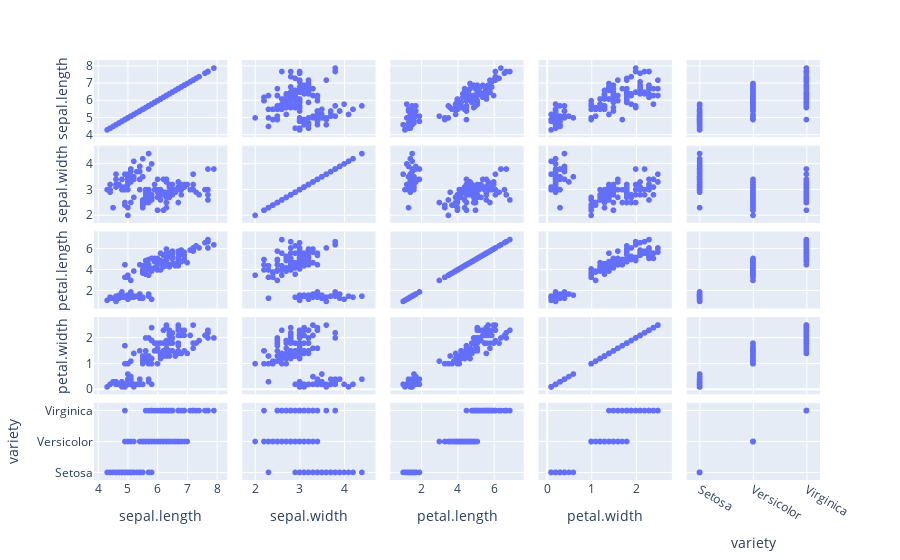

Notebook source saved alongside this figure:
### Code cell
fig = px.scatter_matrix(df_iris, height = 800)
fig.show()

### Figure 1 — Plotly figure (JSON) as saved in the notebook; plotly's stock layout.template omitted (floating-point values rounded to 4 significant figures; data arrays with more than 128 entries replaced by an {"elided": "..."} marker saying what was removed)
{"data": [{"dimensions": [{"axis": {"matches": true}, "label": "sepal.length", "values": {"elided": "150 float values"}}, {"axis": {"matches": true}, "label": "sepal.width", "values": {"elided": "150 float values"}}, {"axis": {"matches": true}, "label": "petal.length", "values": {"elided": "150 float values"}}, {"axis": {"matches": true}, "label": "petal.width", "values": {"elided": "150 float values"}}, {"axis": {"matches": true}, "label": "variety", "values": {"elided": "150 str values"}}], "hovertemplate": "%{xaxis.title.text}=%{x}<br>%{yaxis.title.text}=%{y}<extra></extra>", "legendgroup": "", "marker": {"color": "#636efa", "symbol": "circle"}, "name": "", "showlegend": false, "type": "splom"}], "layout": {"autosize": true, "dragmode": "select", "legend": {"tracegroupgap": 0}, "margin": {"t": 60}, "xaxis": {"autorange": true, "range": [3.952, 8.248], "type": "linear"}, "xaxis2": {"autorange": true, "range": [1.768, 4.632], "type": "linear"}, "xaxis3": {"autorange": true, "range": [0.4303, 7.47], "type": "linear"}, "xaxis4": {"autorange": true, "range": [-0.1318, 2.732], "type": "linear"}, "xaxis5": {"autorange": true, "range": [-0.1931, 2.193], "type": "category"}, "yaxis": {"autorange": true, "range": [3.952, 8.248], "type": "linear"}, "yaxis2": {"autorange": true, "range": [1.768, 4.632], "type": "linear"}, "yaxis3": {"autorange": true, "range": [0.4303, 7.47], "type": "linear"}, "yaxis4": {"autorange": true, "range": [-0.1318, 2.732], "type": "linear"}, "yaxis5": {"autorange": true, "range": [-0.1931, 2.193], "type": "category"}}}
